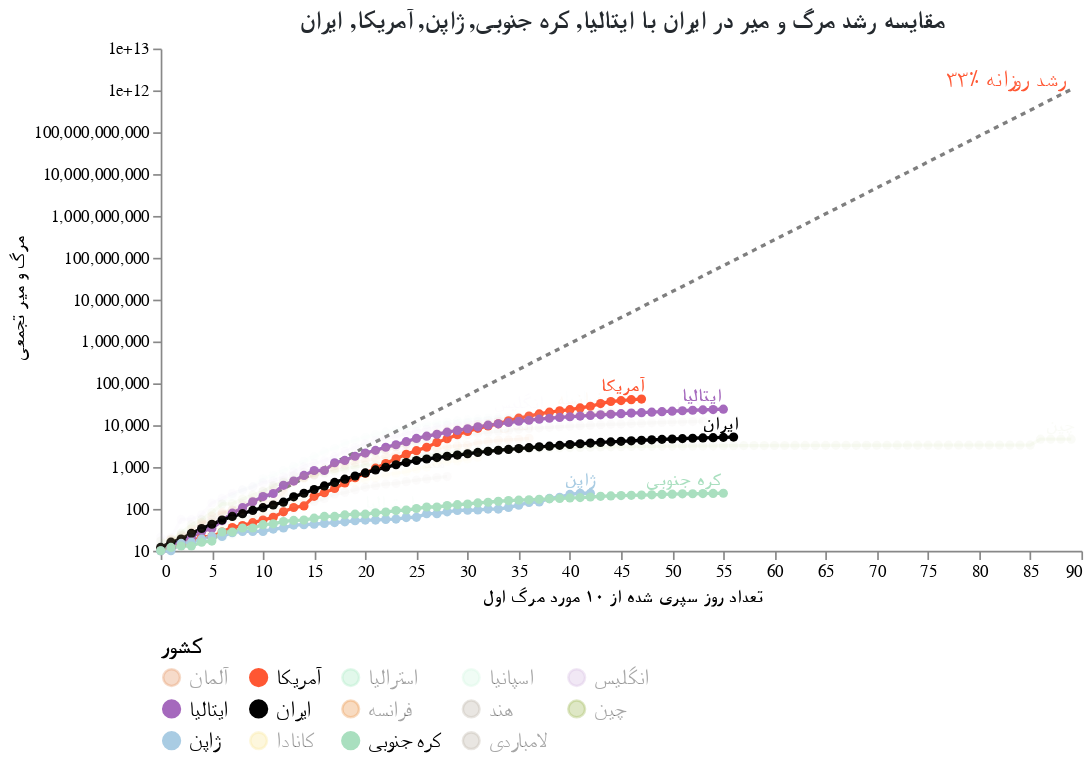

Write notebook code for a chart like this one.
### Code cell
#hide_input
chart = make_since_chart()
chart

### Figure 1 — Vega-Lite specification as saved in the notebook (floating-point values rounded to 4 significant figures; data arrays with more than 128 entries replaced by an {"elided": "..."} marker saying what was removed)
{"config": {"view": {"continuousWidth": 400, "continuousHeight": 300, "strokeOpacity": 0}, "axis": {"grid": false}, "title": {"color": "#24292e", "font": "Tahoma", "fontSize": 15}}, "layer": [{"mark": {"type": "line", "color": "black", "opacity": 0.5, "strokeDash": [3, 3]}, "encoding": {"x": {"type": "quantitative", "field": "Days since 10th death"}, "y": {"type": "quantitative", "field": "Confirmed Cases"}}}, {"mark": {"type": "text", "align": "right", "color": "#FF5733", "dy": -6, "fontSize": 14, "text": "۳۳٪ رشد روزانه"}, "encoding": {"x": {"type": "quantitative", "field": "Days since 10th death"}, "y": {"type": "quantitative", "field": "Confirmed Cases"}}, "transform": [{"filter": "(datum['Days since 10th death'] >= 89)"}]}, {"data": {"name": "data-282b729381de40ebe7aa89201eccb997"}, "mark": {"type": "line", "point": true}, "encoding": {"color": {"type": "nominal", "field": "Country", "legend": {"columns": 5, "labelFont": "Tahoma", "labelFontSize": 13, "orient": "bottom", "symbolLimit": 100, "title": "کشور", "titleFont": "Tahoma", "titleFontSize": 14}, "scale": {"domain": ["آلمان", "آمریکا", "استرالیا", "اسپانیا", "انگلیس", "ایتالیا", "ایران", "فرانسه", "هند", "چین", "ژاپن", "کانادا", "کره جنوبی", "لامباردی"], "range": ["#E59866", "#FF5733", "#ABEBC6", "#D5F5E3", "#D7BDE2", "#A569BD", "black", "#EB984E", "#C1B7AD", "#A1BA59", "#A9CCE3", "#F9E79F", "#A9DFBF", "#C1B7AD"]}}, "opacity": {"condition": {"value": 1, "selection": "selector001"}, "value": 0.05}, "tooltip": [{"type": "nominal", "field": "Country"}, {"type": "temporal", "field": "Date"}, {"type": "quantitative", "field": "Confirmed Cases"}, {"type": "quantitative", "field": "Days since 10th death"}], "x": {"type": "quantitative", "axis": {"title": "تعداد روز سپری شده از ۱۰ مورد مرگ اول", "titleFont": "Tahoma"}, "field": "Days since 10th death"}, "y": {"type": "quantitative", "axis": {"title": "مرگ و میر تجمعی", "titleFont": "Tahoma"}, "field": "Confirmed Cases", "scale": {"type": "log"}}}, "selection": {"selector001": {"type": "multi", "fields": ["Country"], "bind": "legend", "init": [{"Country": "ایتالیا"}, {"Country": "کره جنوبی"}, {"Country": "ژاپن"}, {"Country": "آمریکا"}, {"Country": "ایران"}]}}, "width": 550}, {"data": {"name": "data-282b729381de40ebe7aa89201eccb997"}, "mark": {"type": "text", "align": "right", "dy": -8, "fontWeight": "bold"}, "encoding": {"color": {"type": "nominal", "field": "Country", "legend": {"columns": 5, "labelFont": "Tahoma", "labelFontSize": 13, "orient": "bottom", "symbolLimit": 100, "title": "کشور", "titleFont": "Tahoma", "titleFontSize": 14}, "scale": {"domain": ["آلمان", "آمریکا", "استرالیا", "اسپانیا", "انگلیس", "ایتالیا", "ایران", "فرانسه", "هند", "چین", "ژاپن", "کانادا", "کره جنوبی", "لامباردی"], "range": ["#E59866", "#FF5733", "#ABEBC6", "#D5F5E3", "#D7BDE2", "#A569BD", "black", "#EB984E", "#C1B7AD", "#A1BA59", "#A9CCE3", "#F9E79F", "#A9DFBF", "#C1B7AD"]}}, "opacity": {"condition": {"value": 1, "selection": "selector001"}, "value": 0.05}, "text": {"type": "nominal", "field": "Country"}, "tooltip": [{"type": "nominal", "field": "Country"}, {"type": "temporal", "field": "Date"}, {"type": "quantitative", "field": "Confirmed Cases"}, {"type": "quantitative", "field": "Days since 10th death"}], "x": {"type": "quantitative", "axis": {"title": "تعداد روز سپری شده از ۱۰ مورد مرگ اول", "titleFont": "Tahoma"}, "field": "Days since 10th death"}, "y": {"type": "quantitative", "axis": {"title": "مرگ و میر تجمعی", "titleFont": "Tahoma"}, "field": "Confirmed Cases", "scale": {"type": "log"}}}, "transform": [{"filter": "(datum['Date'] >= 1587340800000)"}], "width": 550}], "data": {"name": "data-7324c0d4ef52cdada33f7770975f85d3"}, "title": "مقایسه رشد مرگ و میر در ایران با ایتالیا, کره جنوبی, ژاپن, آمریکا, ایران", "$schema": "https://vega.github.io/schema/vega-lite/v4.8.1.json", "datasets": {"data-7324c0d4ef52cdada33f7770975f85d3": [{"Days since 10th death": 0, "Confirmed Cases": 10.0}, {"Days since 10th death": 1, "Confirmed Cases": 13.3}, {"Days since 10th death": 2, "Confirmed Cases": 17.69}, {"Days since 10th death": 3, "Confirmed Cases": 23.53}, {"Days since 10th death": 4, "Confirmed Cases": 31.29}, {"Days since 10th death": 5, "Confirmed Cases": 41.62}, {"Days since 10th death": 6, "Confirmed Cases": 55.35}, {"Days since 10th death": 7, "Confirmed Cases": 73.61}, {"Days since 10th death": 8, "Confirmed Cases": 97.91}, {"Days since 10th death": 9, "Confirmed Cases": 130.2}, {"Days since 10th death": 10, "Confirmed Cases": 173.2}, {"Days since 10th death": 11, "Confirmed Cases": 230.3}, {"Days since 10th death": 12, "Confirmed Cases": 306.4}, {"Days since 10th death": 13, "Confirmed Cases": 407.4}, {"Days since 10th death": 14, "Confirmed Cases": 541.9}, {"Days since 10th death": 15, "Confirmed Cases": 720.7}, {"Days since 10th death": 16, "Confirmed Cases": 958.6}, {"Days since 10th death": 17, "Confirmed Cases": 1275.0}, {"Days since 10th death": 18, "Confirmed Cases": 1696.0}, {"Days since 10th death": 19, "Confirmed Cases": 2255.0}, {"Days since 10th death": 20, "Confirmed Cases": 2999.0}, {"Days since 10th death": 21, "Confirmed Cases": 3989.0}, {"Days since 10th death": 22, "Confirmed Cases": 5306.0}, {"Days since 10th death": 23, "Confirmed Cases": 7056.0}, {"Days since 10th death": 24, "Confirmed Cases": 9385.0}, {"Days since 10th death": 25, "Confirmed Cases": 12480.0}, {"Days since 10th death": 26, "Confirmed Cases": 16600.0}, {"Days since 10th death": 27, "Confirmed Cases": 22080.0}, {"Days since 10th death": 28, "Confirmed Cases": 29370.0}, {"Days since 10th death": 29, "Confirmed Cases": 39060.0}, {"Days since 10th death": 30, "Confirmed Cases": 51950.0}, {"Days since 10th death": 31, "Confirmed Cases": 69090.0}, {"Days since 10th death": 32, "Confirmed Cases": 91890.0}, {"Days since 10th death": 33, "Confirmed Cases": 122200.0}, {"Days since 10th death": 34, "Confirmed Cases": 162500.0}, {"Days since 10th death": 35, "Confirmed Cases": 216200.0}, {"Days since 10th death": 36, "Confirmed Cases": 287500.0}, {"Days since 10th death": 37, "Confirmed Cases": 382400.0}, {"Days since 10th death": 38, "Confirmed Cases": 508600.0}, {"Days since 10th death": 39, "Confirmed Cases": 676400.0}, {"Days since 10th death": 40, "Confirmed Cases": 899600.0}, {"Days since 10th death": 41, "Confirmed Cases": 1197000.0}, {"Days since 10th death": 42, "Confirmed Cases": 1591000.0}, {"Days since 10th death": 43, "Confirmed Cases": 2117000.0}, {"Days since 10th death": 44, "Confirmed Cases": 2815000.0}, {"Days since 10th death": 45, "Confirmed Cases": 3744000.0}, {"Days since 10th death": 46, "Confirmed Cases": 4979000.0}, {"Days since 10th death": 47, "Confirmed Cases": 6623000.0}, {"Days since 10th death": 48, "Confirmed Cases": 8808000.0}, {"Days since 10th death": 49, "Confirmed Cases": 11710000.0}, {"Days since 10th death": 50, "Confirmed Cases": 15580000.0}, {"Days since 10th death": 51, "Confirmed Cases": 20720000.0}, {"Days since 10th death": 52, "Confirmed Cases": 27560000.0}, {"Days since 10th death": 53, "Confirmed Cases": 36660000.0}, {"Days since 10th death": 54, "Confirmed Cases": 48750000.0}, {"Days since 10th death": 55, "Confirmed Cases": 64840000.0}, {"Days since 10th death": 56, "Confirmed Cases": 86240000.0}, {"Days since 10th death": 57, "Confirmed Cases": 114700000.0}, {"Days since 10th death": 58, "Confirmed Cases": 152500000.0}, {"Days since 10th death": 59, "Confirmed Cases": 202900000.0}, {"Days since 10th death": 60, "Confirmed Cases": 269800000.0}, {"Days since 10th death": 61, "Confirmed Cases": 358900000.0}, {"Days since 10th death": 62, "Confirmed Cases": 477300000.0}, {"Days since 10th death": 63, "Confirmed Cases": 634800000.0}, {"Days since 10th death": 64, "Confirmed Cases": 844300000.0}, {"Days since 10th death": 65, "Confirmed Cases": 1123000000.0}, {"Days since 10th death": 66, "Confirmed Cases": 1494000000.0}, {"Days since 10th death": 67, "Confirmed Cases": 1986000000.0}, {"Days since 10th death": 68, "Confirmed Cases": 2642000000.0}, {"Days since 10th death": 69, "Confirmed Cases": 3514000000.0}, {"Days since 10th death": 70, "Confirmed Cases": 4673000000.0}, {"Days since 10th death": 71, "Confirmed Cases": 6215000000.0}, {"Days since 10th death": 72, "Confirmed Cases": 8266000000.0}, {"Days since 10th death": 73, "Confirmed Cases": 10990000000.0}, {"Days since 10th death": 74, "Confirmed Cases": 14620000000.0}, {"Days since 10th death": 75, "Confirmed Cases": 19450000000.0}, {"Days since 10th death": 76, "Confirmed Cases": 25870000000.0}, {"Days since 10th death": 77, "Confirmed Cases": 34400000000.0}, {"Days since 10th death": 78, "Confirmed Cases": 45750000000.0}, {"Days since 10th death": 79, "Confirmed Cases": 60850000000.0}, {"Days since 10th death": 80, "Confirmed Cases": 80930000000.0}, {"Days since 10th death": 81, "Confirmed Cases": 107600000000.0}, {"Days since 10th death": 82, "Confirmed Cases": 143200000000.0}, {"Days since 10th death": 83, "Confirmed Cases": 190400000000.0}, {"Days since 10th death": 84, "Confirmed Cases": 253200000000.0}, {"Days since 10th death": 85, "Confirmed Cases": 336800000000.0}, {"Days since 10th death": 86, "Confirmed Cases": 448000000000.0}, {"Days since 10th death": 87, "Confirmed Cases": 595800000000.0}, {"Days since 10th death": 88, "Confirmed Cases": 792400000000.0}, {"Days since 10th death": 89, "Confirmed Cases": 1054000000000.0}], "data-282b729381de40ebe7aa89201eccb997": {"elided": "656 records"}}}
